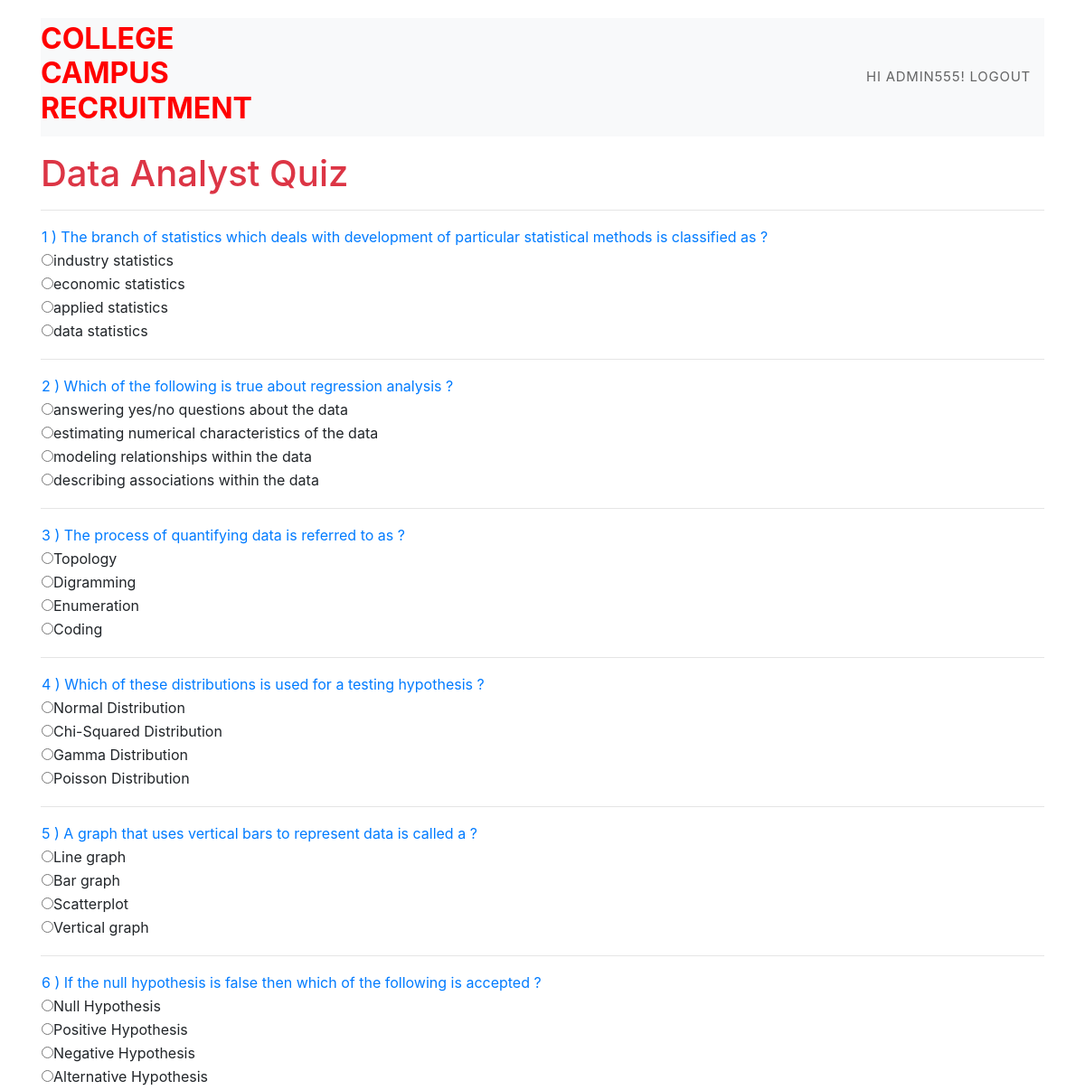
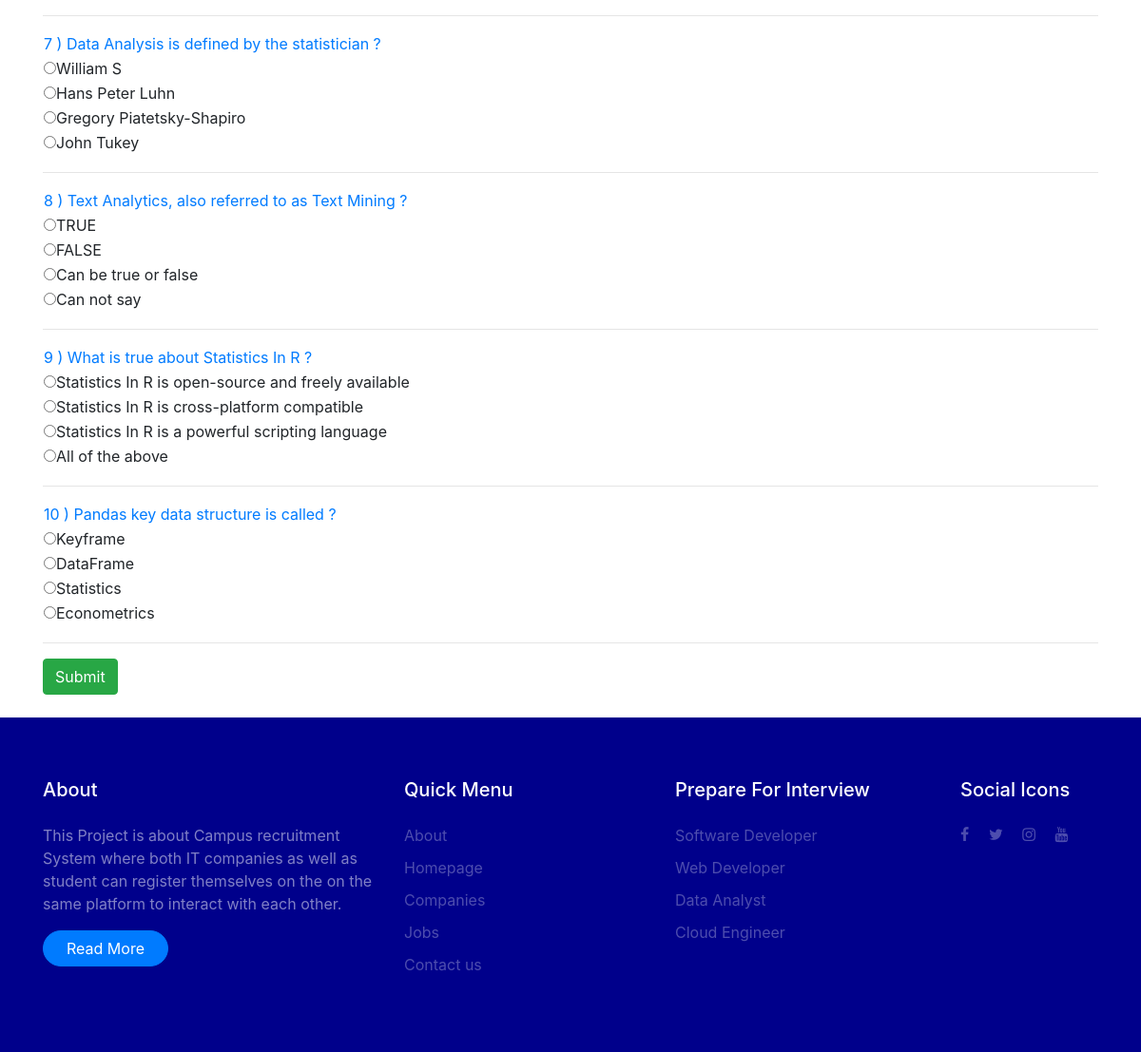
Screenshot of /quiz2/ (signed in) with the database file from the repository (2 pictures, top to bottom).
### campus/models.py (models this page shows)
class Exam_2(models.Model):
    Question2 = models.CharField(max_length=100)
    Option111 = models.CharField(max_length=100)
    Option222 = models.CharField(max_length=100)
    Option333 = models.CharField(max_length=100)
    Option444 = models.CharField(max_length=100)
    Corrans2 = models.CharField(max_length=100)

### campus/views.py (the view)
# urls.py: path('quiz2/', views.quiz_2, name='quiz_2'),
def quiz_2(request):
    exam = Exam_2.objects.all()
    return render(request, 'campus/datanalyticsMCQ.html', {'exam': exam})

### campus/templates/campus/datanalyticsMCQ.html (shortened to what this page needs)
<!Doctype html>
{% extends "campus/base.html" %}
{%block body_block%}
 <html>
<head>
    <link rel="stylesheet" href="https://maxcdn.bootstrapcdn.com/bootstrap/4.5.0/css/bootstrap.min.css">
</head>
<body>
<div class="container">
    <br><br><br>
    <h1 class= text-danger mt-3>Data Analyst Quiz</h1>
    <hr>
    <div>
        {% for i in  exam %}
        <table>
            <tr>
                <td class="text-primary">{{i.id}} ) {{i.Question2}} ?</td>
            </tr>
            <tr>
                <td><input type = "radio" class="rb" name = {{i.id}} id="Option111" value="{{i.Option111}}">{{i.Option111}}</td>
            </tr>
            <tr>
                <td><input type = "radio" class="rb" name = {{i.id}} id="Option222" value="{{i.Option222}}">{{i.Option222}}</td>
            </tr>
            <tr>
                <td><input type = "radio" class="rb" name = {{i.id}} id="Option333" value="{{i.Option333}}">{{i.Option333}}</td>
            </tr>
            <tr>
                <td><input type = "radio" class="rb" name = {{i.id}} id="Option444" value="{{i.Option444}}">{{i.Option444}}</td>
            </tr>
            <tr>
                <td><label id="corans" class= "rb" style="display:none ; color : green"><b>{{i.Corrans2}}</b></label></td>
            </tr>
        </table>
<hr>
        {% endfor %}
        <input type="submit" class="btn btn-success" value="Submit" id="b1" onclick="getanswers()">
        <br><br>
        </div>
</div>
</body>
</html>
{% endblock %}

### campus/templates/campus/base.html (shortened to what this page needs)
<!DOCTYPE html>
{% load static %}
<html lang="en">
  <head>
    <link rel="stylesheet" href="{% static 'campus/fonts/icomoon/style.css' %}">
    <link rel="stylesheet" href="{% static 'campus/css/bootstrap.min.css' %}">
    <link rel="stylesheet" href="{% static 'campus/css/magnific-popup.css' %}">
    <link rel="stylesheet" href="{% static 'campus/css/jquery-ui.css' %}">
    <link rel="stylesheet" href="{% static 'campus/css/owl.carousel.min.css' %}">
    <link rel="stylesheet" href="{% static 'campus/css/owl.theme.default.min.css' %}">
    <link rel="stylesheet" href="{% static 'campus/css/animate.css' %}">
    <link rel="stylesheet" href="https://cdn.jsdelivr.net/npm/mediaelement@4.2.7/build/mediaelementplayer.min.css" >
    <link rel="stylesheet" href="{% static "campus/fonts/flaticon/font/flaticon.css" %} >
    <link rel="stylesheet" href="{% static "campus/css/aos.css" %}">
    <link rel="stylesheet" href="{% static "campus/css/style.css" %}">
  </head>
  <body>
  <div class="site-wrap">
    <div class="site-navbar-wrap js-site-navbar bg-white">
      <div class="container">
        <div class="site-navbar bg-light">
          <div class="py-1">
            <div class="row align-items-center">
              <div class="col-2">
                <h2 class="brand"><a href="http://127.0.0.1:8000"><strong style="color: red">COLLEGE CAMPUS RECRUITMENT</strong> </a></h2>
              </div>
              <div class="col-10">
                <nav class="site-navigation text-right" role="navigation">
                  <div class="container">
                    <ul class="site-menu js-clone-nav d-none d-lg-block">
                      <li><a href="#">{% if user.is_authenticated %}
                        <a href="http://127.0.0.1:8000/logout/"> Hi {{ user.username }}! logout</a>
                        {% endif %}</a></li>
                    </ul>
                  </div>
                </nav>
              </div>
            </div>
          </div>
        </div>
      </div>
    </div>
    <br></br><br></br>
    {%block body_block%}
    {% endblock %}
    <footer class="site-footer" style="background-color: darkblue;">
      <div class="container">
        <div class="row">
          <div class="col-md-4">
            <h3 class="footer-heading mb-4 text-white">About</h3>
            <p>This Project is about Campus recruitment System where both IT companies as well as student can register themselves on the on the same platform to interact with each other.</p>
            <p><a href="#" class="btn btn-primary pill text-white px-4">Read More</a></p>
          </div>
          <div class="col-md-6">
            <div class="row">
              <div class="col-md-6">
                <h3 class="footer-heading mb-4 text-white">Quick Menu</h3>
                  <ul class="list-unstyled">
                    <li><a href="#">About</a></li>
                    <li><a href="http://127.0.0.1:8000/">Homepage</a></li>
                    <li><a href="#">Companies</a></li>
                    <li><a href="#">Jobs</a></li>
                    <li><a href="#">Contact us</a></li>
                  </ul>
              </div>
              <div class="col-md-6">
                <h3 class="footer-heading mb-4 text-white">Prepare For Interview</h3>
                  <ul class="list-unstyled">
                    <li><a href="http://127.0.0.1:8000/quiz">Software Developer</a></li>
                    <li><a href="http://127.0.0.1:8000/quiz1">Web Developer</a></li>
                    <li><a href="http://127.0.0.1:8000/quiz2">Data Analyst</a></li>
                    <li><a href="http://127.0.0.1:8000/quiz3">Cloud Engineer</a></li>
                  </ul>
              </div>
            </div>
          </div>
          <div class="col-md-2">
            <div class="col-md-12"><h3 class="footer-heading mb-4 text-white">Social Icons</h3></div>
              <div class="col-md-12">
                <p>
                  <a href="https://www.facebook.com/" class="pb-2 pr-2 pl-0"><span class="icon-facebook"></span></a>
                  <a href="https://twitter.com/home" class="p-2"><span class="icon-twitter"></span></a>
                  <a href="https://www.instagram.com/bhaveshfrvr/" class="p-2"><span class="icon-instagram"></span></a>
                  <a href="https://www.youtube.com/" class="p-2"><span class="icon-youtube"></span></a>
                </p>
              </div>
          </div>
        </div>
      </div>
    </footer>
  </body>
</html>

### campus/static/campus/css/style.css (style rules this page uses)
body { line-height: 1.7; color: rgba(0, 0, 0, 0.5); font-weight: 400; font-size: 1rem; font-family: "Roboto Mono", SFMono-Regular, Menlo, Monaco, Consolas, "Liberation Mono", "Courier New", monospace; font-family: "Work Sans", -apple-system, BlinkMacSystemFont, "Segoe UI", Roboto, "Helvetica Neue", Arial, sans-serif, "Apple Color Emoji", "Segoe UI Emoji", "Segoe UI Symbol", "Noto Color Emoji"; }
h1, h2, h3, h4, h5, .h1, .h2, .h3, .h4, .h5 { color: #000; }
a { -webkit-transition: .3s all ease; -o-transition: .3s all ease; transition: .3s all ease; }
.site-wrap:before { -webkit-transition: .3s all ease-in-out; -o-transition: .3s all ease-in-out; transition: .3s all ease-in-out; background: rgba(0, 0, 0, 0.6); content: ""; position: absolute; z-index: 2000; top: 0; left: 0; right: 0; bottom: 0; opacity: 0; visibility: hidden; }
.btn { position: relative; top: 0; }
.btn.pill { border-radius: 30px !important; }
.site-footer { padding: 4em 0; background: #0d0d0d; color: rgba(255, 255, 255, 0.5); }
.site-footer .footer-heading { font-size: 20px; }
.site-footer a { color: rgba(255, 255, 255, 0.3); }
.site-footer ul li { margin-bottom: 10px; }
.site-navbar-wrap { background: #fff !important; position: fixed; z-index: 99; width: 100%; padding: 20px 0; margin-bottom: 113px; left: 0; -webkit-transition: .3s all ease; -o-transition: .3s all ease; transition: .3s all ease; }
.site-navbar-top, .site-navbar { border-bottom: 1px solid rgba(0, 0, 0, 0.1); }
.site-navbar { margin-bottom: 0px; width: 100%; border-bottom: none; background: #fff !important; }
.site-navbar .site-navigation .site-menu { margin-bottom: 0; }
.site-navbar .site-navigation .site-menu a { text-decoration: none !important; font-size: 15px; display: inline-block; }
.site-navbar .site-navigation .site-menu > li { display: inline-block; padding: 10px 5px; }
.site-navbar .site-navigation .site-menu > li > a { padding: 10px 10px; text-transform: uppercase; letter-spacing: .05em; color: rgba(0, 0, 0, 0.6); font-size: 15px; text-decoration: none !important; }
.site-navbar .site-navigation .site-menu > li:last-child { padding-right: 0; }
.site-navbar .site-navigation .site-menu > li:last-child > a { padding-right: 0; }

### rows the page displays
Exam_2: id "1", Question2 "The branch of statistics which deals with development of particular statistical methods is classified as", Option111 "industry statistics", Option222 "economic statistics", Option333 "applied statistics", Option444 "data statistics"
Exam_2: id "2", Question2 "Which of the following is true about regression analysis", Option111 "answering yes/no questions about the data", Option222 "estimating numerical characteristics of the data", Option333 "modeling relationships within the data", Option444 "describing associations within the data"
Exam_2: id "3", Question2 "The process of quantifying data is referred to as", Option111 "Topology", Option222 "Digramming", Option333 "Enumeration", Option444 "Coding"
Exam_2: id "4", Question2 "Which of these distributions is used for a testing hypothesis", Option111 "Normal Distribution", Option222 "Chi-Squared Distribution", Option333 "Gamma Distribution", Option444 "Poisson Distribution"
Exam_2: id "5", Question2 "A graph that uses vertical bars to represent data is called a", Option111 "Line graph", Option222 "Bar graph", Option333 "Scatterplot", Option444 "Vertical graph"
Exam_2: id "6", Question2 "If the null hypothesis is false then which of the following is accepted", Option111 "Null Hypothesis", Option222 "Positive Hypothesis", Option333 "Negative Hypothesis", Option444 "Alternative Hypothesis"
Exam_2: id "7", Question2 "Data Analysis is defined by the statistician", Option111 "William S", Option222 "Hans Peter Luhn", Option333 "Gregory Piatetsky-Shapiro", Option444 "John Tukey"
Exam_2: id "8", Question2 "Text Analytics, also referred to as Text Mining", Option111 "TRUE", Option222 "FALSE", Option333 "Can be true or false", Option444 "Can not say"
Exam_2: id "9", Question2 "What is true about Statistics In R", Option111 "Statistics In R is open-source and freely available", Option222 "Statistics In R is cross-platform compatible", Option333 "Statistics In R is a powerful scripting language", Option444 "All of the above"
Exam_2: id "10", Question2 "Pandas key data structure is called", Option111 "Keyframe", Option222 "DataFrame", Option333 "Statistics", Option444 "Econometrics"

### other values shown
{{ user.username }} "ADMIN555"
